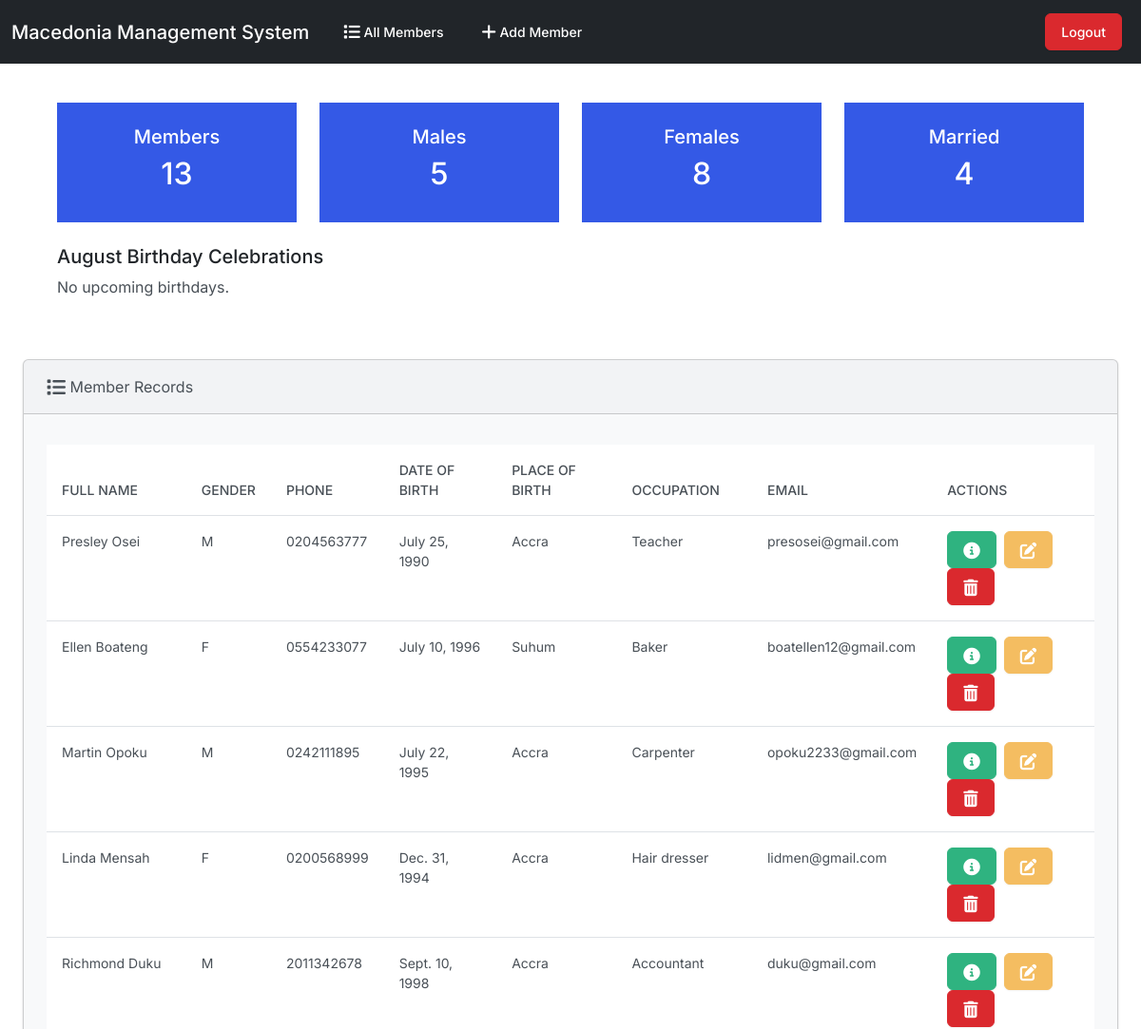
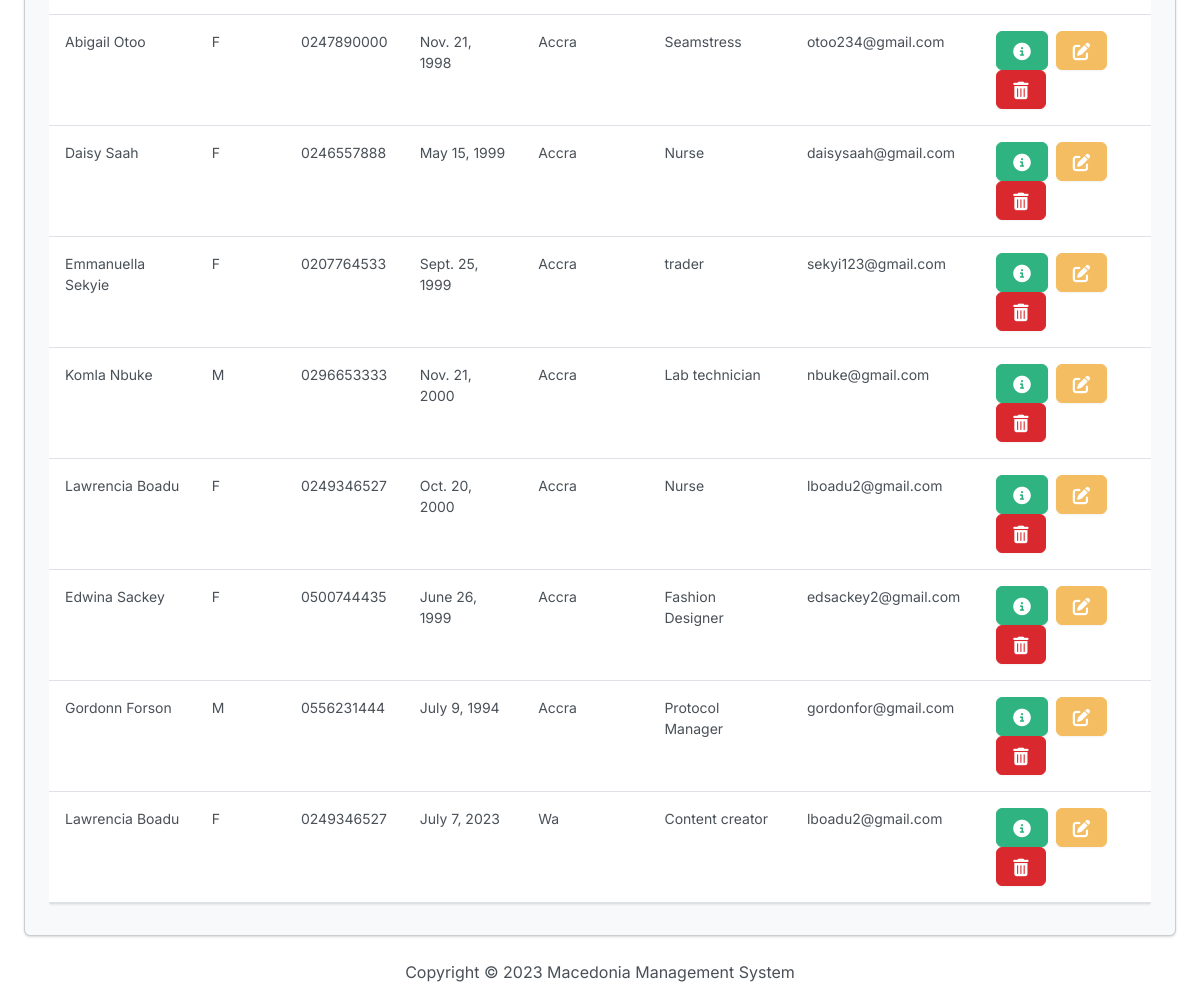
The app's page / (signed in) with its own data (2 pictures, top to bottom).
### members/models.py (models this page shows, shortened)
class Member(models.Model):
    full_name = models.CharField(max_length=200)
    gender = models.CharField(choices=GENDER_CHOICES, max_length=200)
    phone = models.CharField(max_length=10)
    email = models.EmailField(max_length=100)
    date_of_birth = models.DateField()
    place_of_birth = models.CharField(max_length=200, null=True)
    hometown = models.CharField(max_length=200, null=True)
    occupation = models.CharField(max_length=200, null=True)
    educational_background = models.CharField(max_length=200, null=True)
    house_number = models.CharField(max_length=20, null=True)
    residental_area = models.CharField(max_length=200, null=True)
    residental_street = models.CharField(max_length=200, null=True)
    father_name = models.CharField(max_length=200, null=True)
    father_hometown = models.CharField(max_length=200, null=True)
    mother_name = models.CharField(max_length=200, null=True)
    mother_hometown = models.CharField(max_length=200, null=True)
    former_assembly = models.CharField(max_length=200, null=True)
    former_district = models.CharField(max_length=200, null=True)
    former_region_of_district_assembly = models.CharField(
        max_length=200, null=True)
    place_of_baptism = models.CharField(max_length=200, null=True)
    baptismal_officiating_minister = models.CharField(
        max_length=200, null=True)
    zone = models.IntegerField()
    marital_status = models.CharField(
        choices=MARITAL_STATUS, max_length=200)
    marital_officiating_minister = models.CharField(max_length=200, null=True)
    place_of_marriage = models.CharField(max_length=200, null=True)
    year_of_marriage_registered = models.DateField()
    name_of_partner = models.CharField(max_length=200, null=True)
    name_of_denomination_of_partner = models.CharField(
        max_length=200, null=True)
    partner_hometown = models.CharField(max_length=100)

### members/views.py (the view)
# urls.py: path('', views.index, name = 'index'),
@login_required
def index(request):
    members = Member.objects.all()
    males = Member.objects.filter(gender='M')
    females = Member.objects.filter(gender='F')
    married = Member.objects.filter(marital_status='R')
    current_months_birthdays = get_members_with_birthdays_in_current_month()
    context = {
        'members': members,
        'males': males,
        'females': females,
        'married': married,
        'current_months_birthdays': current_months_birthdays
    }
    return render(request, 'members/index.html', context)

### members/views.py (called while the page is built)
def get_members_with_birthdays_in_current_month():
    today = date.today()
    current_month = today.month
    current_day = today.day
    filtered_Members = Member.objects.filter(
            date_of_birth__month=current_month,
            date_of_birth__day__gte=current_day,
        )
    return filtered_Members

### members/templates/members/index.html (shortened to what this page needs)
{% extends "members/base.html" %}
{% block body %}
<div class="row p-5">
    <div class="col-md-3">
        <div class="bg-primary p-4 d-flex flex-column justify-content-center align-items-center">
            <h5 class="text-white">Members</h5>
            <h2 class="text-white">{{ members.count }}</h2>
        </div>
    </div>
    <div class="col-md-3">
        <div class="bg-primary p-4 d-flex flex-column justify-content-center align-items-center">
            <h5 class="text-white">Males</h5>
            <h2 class="text-white">{{ males.count }}</h2>
        </div>
    </div>
    <div class="col-md-3">
        <div class="bg-primary p-4 d-flex flex-column justify-content-center align-items-center">
            <h5 class="text-white">Females</h5>
            <h2 class="text-white">{{ females.count }}</h2>
        </div>
    </div>
    <div class="col-md-3">
        <div class="bg-primary p-4 d-flex flex-column justify-content-center align-items-center">
            <h5 class="text-white">Married</h5>
            <h2 class="text-white">{{ married.count }}</h2>
        </div>
    </div>
    <div class="mt-4">
      <h5>{% now "F" %} Birthday Celebrations </h5>
    <div class="mt-2">
          {% load tz %}
          {% if current_months_birthdays %}
                <ol class="list-group list-group-numbered">
                  {% for member in current_months_birthdays %}
                        <li class="list-group-item d-flex justify-content-between align-items-start">
                          <div class="ms-2 me-auto">
                            <div class="fw-bold">{{member.full_name}}</div>
                            {{member.date_of_birth|date:"F d"}}
                          </div>
                        </li>
                  {% endfor %}
                  </ol>
          {% else %}
              <p>No upcoming birthdays.</p>
          {% endif %}
      </div>
    </div>
  </div>
</div>
<div class="row">
  <div class="col-12">
    {% if members %}
    <div class="card bg-light ms-4 me-4 mb-4" >
      <div class="card-header">
        <i class="fa-solid fa-list fa-lg"></i> Member Records
      </div>
      <div class="card-body">
        <p class="card-text">
          <div class="table-responsive">
            <table class="table table-hover">
              <thead>
                <tr>
                  <th scope="col">Full Name</th>
                  <th scope="col">Gender</th>
                  <th scope="col">Phone</th>
                  <th scope="col">Date of Birth</th>
                  <th scope="col">Place of Birth</th>
                  <th scope="col">Occupation</th>
                  <th scope="col">Email</th>
                  <th scope="col">Actions</th>
                </tr>
              </thead>
              <tbody>
                {% for member in members %}
                  <tr>
                    <td>{{ member.full_name }}</td>
                    <td>{{ member.gender }}</td>
                    <td>{{ member.phone }}</td>
                    <td>{{ member.date_of_birth }}</td>
                    <td>{{ member.place_of_birth }}</td>
                    <td>{{ member.occupation }}</td>
                    <td>{{ member.email }}</td>
                    <td>
                      <button type="button" class="btn btn-success me-1" href="{% url 'view_member' member.id %}" data-bs-toggle="modal" data-bs-target="#myModal{{member.id}}">
                      </button>
                      <a class="btn btn-warning me-1" href="{% url 'edit' member.id %}">
                      </a>
                      <button type="button" class="btn btn-danger" data-bs-toggle="modal" data-bs-target="#delete{{member.id}}">
                      </button>
                    </td>
                  </tr>
                {% endfor %}
              </tbody>
            </table>
          </div>
        </div>
      </div>
    </div>
    {% else %}
      <h5 class="alert alert-primary ms-4 me-4">No Member Records</h5>
    {% endif %}
  </div>
{% endblock %}

### members/templates/members/base.html (shortened to what this page needs)
<!DOCTYPE html>
<html lang="en">
  <head>
    {% load static %}
    <link
      rel="stylesheet"
      href="https://cdnjs.cloudflare.com/ajax/libs/font-awesome/6.4.0/css/all.min.css"
    />
    <link href="{% static 'css/bootstrap.min.css' %}" rel="stylesheet" />
  </head>
  <body class="d-flex flex-column min-vh-100">
    {% if user.is_authenticated %}
    <nav class="navbar navbar-expand-lg bg-dark fixed-top" data-bs-theme="dark">
      <div class="container-fluid">
        <a class="navbar-brand" href="{% url 'index' %}">
          Macedonia Management System
        </a>
        <div class="collapse navbar-collapse" id="navbarColor02">
          <ul class="navbar-nav me-auto">
            <li class="nav-item">
              <a class="nav-link" href="{% url 'index' %}">
                 All Members
              </a>
            </li>
            <li class="nav-item">
              <a class="nav-link" href="{% url 'add' %}">
                 Add Member
              </a>
            </li>
          </ul>
          <li class="nav-item float-end" style="list-style-type: none;">
            <a href="{% url 'logout' %}" class="btn btn-danger">Logout</a>
          </li>
        </div>
      </div>
    </nav>
    {% endif %}
    <div class="container-fluid" style="margin-top: 60px;">{% block body %} {% endblock %}</div>
    <footer class="mt-auto mb-4">
      <div class="text-center">
        <span>
          Copyright &copy;
          Macedonia Management System
        </span>
      </div>
    </footer>
  </body>
</html>

### records on screen
Member: full_name "Presley Osei", gender "M", phone "0204563777", date_of_birth "July 25, 1990", place_of_birth "Accra", occupation "Teacher", email "presosei@gmail.com"
Member: full_name "Ellen Boateng", gender "F", phone "0554233077", date_of_birth "July 10, 1996", place_of_birth "Suhum", occupation "Baker", email "boatellen12@gmail.com"
Member: full_name "Martin Opoku", gender "M", phone "0242111895", date_of_birth "July 22, 1995", place_of_birth "Accra", occupation "Carpenter", email "opoku2233@gmail.com"
Member: full_name "Linda Mensah", gender "F", phone "0200568999", date_of_birth "Dec. 31, 1994", place_of_birth "Accra", occupation "Hair dresser", email "lidmen@gmail.com"
Member: full_name "Richmond Duku", gender "M", phone "2011342678", date_of_birth "Sept. 10, 1998", place_of_birth "Accra", occupation "Accountant", email "duku@gmail.com"
Member: full_name "Abigail Otoo", gender "F", phone "0247890000", date_of_birth "Nov. 21, 1998", place_of_birth "Accra", occupation "Seamstress", email "otoo234@gmail.com"
Member: full_name "Daisy Saah", gender "F", phone "0246557888", date_of_birth "May 15, 1999", place_of_birth "Accra", occupation "Nurse", email "daisysaah@gmail.com"
Member: full_name "Emmanuella Sekyie", gender "F", phone "0207764533", date_of_birth "Sept. 25, 1999", place_of_birth "Accra", occupation "trader", email "sekyi123@gmail.com"
Member: full_name "Komla Nbuke", gender "M", phone "0296653333", date_of_birth "Nov. 21, 2000", place_of_birth "Accra", occupation "Lab technician", email "nbuke@gmail.com"
Member: full_name "Lawrencia Boadu", gender "F", phone "0249346527", date_of_birth "Oct. 20, 2000", place_of_birth "Accra", occupation "Nurse", email "lboadu2@gmail.com"
Member: full_name "Edwina Sackey", gender "F", phone "0500744435", date_of_birth "June 26, 1999", place_of_birth "Accra", occupation "Fashion Designer", email "edsackey2@gmail.com"
Member: full_name "Gordonn Forson", gender "M", phone "0556231444", date_of_birth "July 9, 1994", place_of_birth "Accra", occupation "Protocol Manager", email "gordonfor@gmail.com"
Member: full_name "Lawrencia Boadu", gender "F", phone "0249346527", date_of_birth "July 7, 2023", place_of_birth "Wa", occupation "Content creator", email "lboadu2@gmail.com"

### other values on screen
{{ members.count }} "13"
{{ males.count }} "5"
{{ females.count }} "8"
{{ married.count }} "4"
